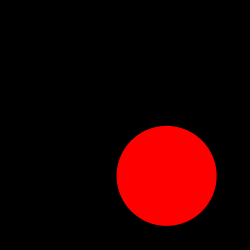
#> input picture simple.png, 250 x 250 px, given in place of 8circles.png, which was not available
$ python detect_circles.py
#> lines starting #> are read from the running program, lines starting #| are printed output that depends on the picture; after the words box and inside, x2 and y2 are one past the last pixel; in counts of white or black regions, pixels touching at a corner belong together; pictures that were not available may be replaced by others from this repository, and a replacement may not be noted
# USAGE
# python detect_circles.py --image images/simple.png

# import the necessary packages
import numpy as np
import argparse
import cv2
from firebase import firebase


# construct the argument parser and parse the arguments
ap = argparse.ArgumentParser()
#ap.add_argument("-i", "--image", required = True, help = "Path to the image")
#args = vars(ap.parse_args())

# load the image, clone it for output, and then convert it to grayscale
image = cv2.imread("images/8circles.png")
#> image is the input picture: shape (250, 250, 3); mean B, G, R 0, 0, 32.1
output = image.copy()
gray = cv2.cvtColor(image, cv2.COLOR_BGR2GRAY)
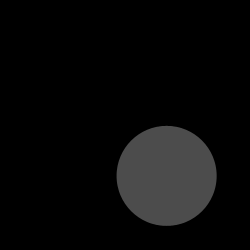
#> gray: shape (250, 250); min 0, max 76, mean 9.6

# detect circles in the image
circles = cv2.HoughCircles(gray,cv2.HOUGH_GRADIENT,1.2,75)
#> circles = [[166.2, 175.8, 50.52]]
count=0
# ensure at least some circles were found
if circles is not None:
	# convert the (x, y) coordinates and radius of the circles to integers
	circles = np.round(circles[0, :]).astype("int")
#> circles = [[166, 176, 51]]

	# loop over the (x, y) coordinates and radius of the circles
	for (x, y, r) in circles:
		# draw the circle in the output image, then draw a rectangle
		# corresponding to the center of the circle
		count=count+1
		cv2.circle(output, (x, y), r, (0, 255, 0), 4)
		cv2.rectangle(output, (x - 5, y - 5), (x + 5, y + 5), (0, 128, 255), -1)
#> this loop made 1 pass
#> (x, y, r, count) on pass 1: (166, 176, 51, 1)
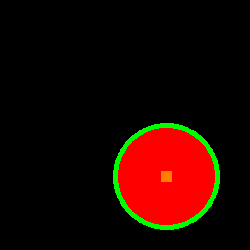
#> output: shape (250, 250, 3); 2.71% of pixels changed, all inside (x1, y1, x2, y2) = (113, 123, 220, 230)
#> after the loop, count = 1

	# show the output image
	cv2.imshow("output", np.hstack([image, output]))
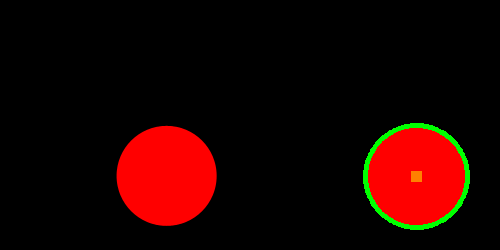
#> window 'output': shape (250, 500, 3); mean B, G, R 0, 3.3, 31.1
	print(count)
#| 1
	cv2.waitKey(0)
#> (the run stopped early here; a loop or call above may not have finished)
